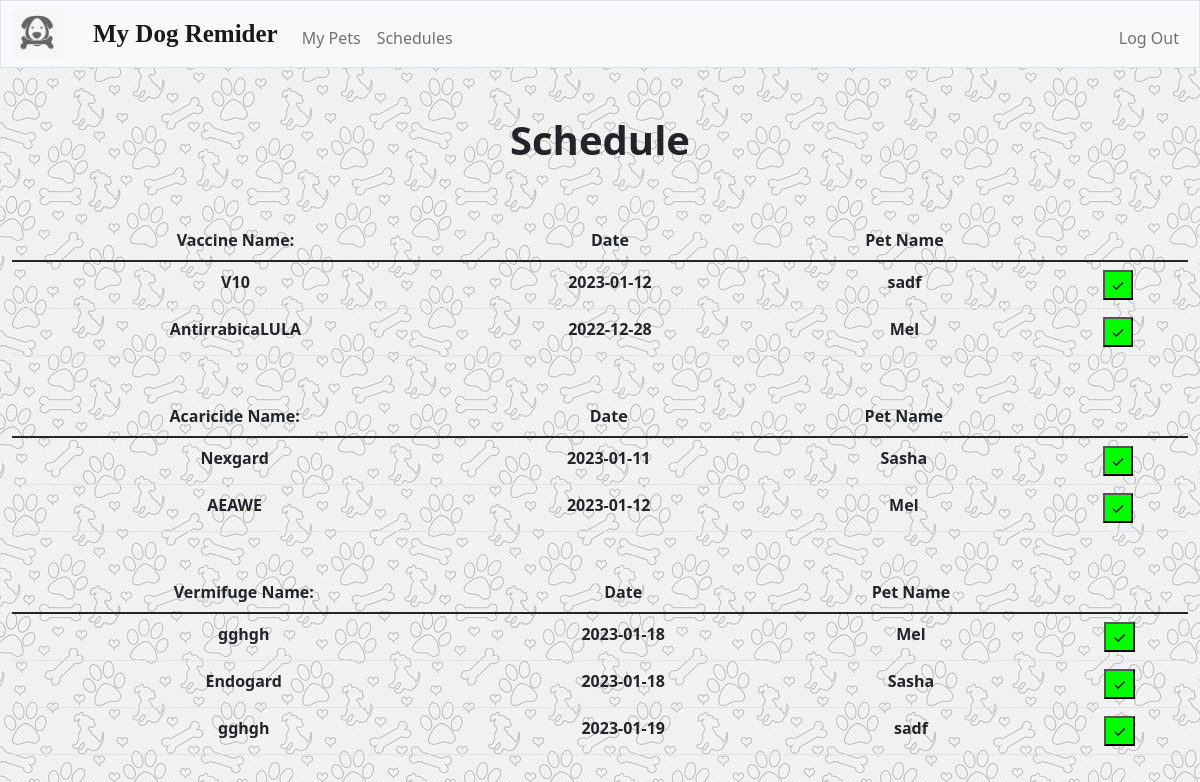
/petmenu (signed in), run on the app's committed database.
### tables this page shows
CREATE TABLE vaccines (user_id INTEGER, pet_id INTEGER, vaccinename TEXT, nextvaccine DATETIME, 'name' REAL, 'id'  INTEGER PRIMARY KEY  , FOREIGN KEY (pet_id) REFERENCES pets(id), FOREIGN KEY (user_id) REFERENCES users(id));

CREATE TABLE acaricides (user_id INTEGER, pet_id INTEGER, acaricidename TEXT, nextacaricide DATETIME, name TEXT, 'id'  INTEGER PRIMARY KEY, FOREIGN KEY (pet_id) REFERENCES pets(id), FOREIGN KEY (user_id) REFERENCES users(id));

CREATE TABLE vermifuges (user_id INTEGER, pet_id INTEGER, vermifugename TEXT, nextvermifuge DATETIME, name TEXT, 'id'  INTEGER PRIMARY KEY, FOREIGN KEY (pet_id) REFERENCES pets(id), FOREIGN KEY (user_id) REFERENCES users(id));

### app.py (the view)
@app.route("/petmenu", methods=["GET", "POST"])
@login_required
def petmenu():
    user_id = session["user_id"]
    pet_id = db.execute("SELECT id FROM pets WHERE user_id = ?", user_id)
    if request.method == "POST":
        id_acaricide = request.form.get("id_acaricide")
        id_vaccine = request.form.get("id_vaccine")
        id_vermifuge = request.form.get("id_vermifuge")
        if id_acaricide:
            db.execute("DELETE FROM acaricides WHERE id = ?", id_acaricide)
            return redirect("petmenu")
        if id_vaccine:
            db.execute("DELETE FROM vaccines WHERE id = ?", id_vaccine)
            return redirect("petmenu")
        if id_vermifuge:
            db.execute("DELETE FROM vermifuges WHERE id = ?", id_vermifuge)
            return redirect("petmenu")
    else:
        vaccine_list = db.execute("SELECT * FROM vaccines WHERE user_id = ?", user_id)
        acaricide_list = db.execute("SELECT * FROM acaricides WHERE user_id = ?", user_id)
        vermifuge_list = db.execute("SELECT * FROM vermifuges WHERE user_id = ?", user_id)
        return render_template("petmenu.html", vaccine_list=vaccine_list, acaricide_list=acaricide_list, vermifuge_list=vermifuge_list)

### app.py (called while the page is built)
@app.after_request #TIRAR SE NAO SERVIR DE NADA
def after_request(response):
    response.headers["Cache-Control"] = "no-cache, no-store, must-revalidate"
    response.headers["Expires"] = 0
    response.headers["Pragma"] = "no-cache"
    return response

### helpers.py (called while the page is built)
def login_required(f):
    @wraps(f)
    def decorated_function(*args, **kwargs):
        if session.get("user_id") is None:
            return redirect("/login")
        return f(*args, **kwargs)
    return decorated_function

### templates/petmenu.html (shortened to what this page needs)
{% extends "layout.html" %}
{% block main %}
<div class = menu>
<h1><b>Schedule</b></h1>
    <br>
    <div class = menu>
        <br>
        <table class="table">
            <thead>
              <tr>
                <th scope="col">Vaccine Name:</th>
                <th scope="col">Date</th>
                <th scope="col">Pet Name</th>
              </tr>
            </thead>
            <tbody>
            {% for vaccines in vaccine_list %}
              <tr>
                <th scope="row">{{vaccines.vaccinename}}</th>
                <td><b>{{vaccines.nextvaccine}}</b></td>
                <td><b>{{vaccines.name}}</b></td>
                <td>
                  <form action="/petmenu" method="post">
                      <input type="submit" class="done_btn" style="background-color: #00ff00" value="✓">
                  </form>
              </td>
            {% endfor %}
              </tr>
            </tbody>
          </table>
    </div>
    <div class = menu>
        <br>
        <table class="table">
            <thead>
              <tr>
                <th scope="col">Acaricide Name:</th>
                <th scope="col">Date</th>
                <th scope="col">Pet Name</th>
              </tr>
            </thead>
            <tbody>
            {% for acaricides in acaricide_list %}
              <tr>
                <th scope="row">{{acaricides.acaricidename}}</th>
                <td><b>{{acaricides.nextacaricide}}</b></td>
                <td><b>{{acaricides.name}}</b></td>
                <td>
                  <form action="/petmenu" method="post">
                      <input type="submit" class="done_btn" style="background-color: #00ff00" value="✓">
                  </form>
              </td>
            {% endfor %}
              </tr>
            </tbody>
          </table>
    </div>
</div>
<br>
<table class="table">
    <thead>
      <tr>
        <th scope="col">Vermifuge Name:</th>
        <th scope="col">Date</th>
        <th scope="col">Pet Name</th>
      </tr>
    </thead>
    <tbody>
    {% for vermifuges in vermifuge_list %}
      <tr>
        <th scope="row">{{vermifuges.vermifugename}}</th>
        <td><b>{{vermifuges.nextvermifuge}}</b></td>
        <td><b>{{vermifuges.name}}</b></td>
        <td>
          <form action="/petmenu"  method="post">
              <input type="submit" class="done_btn" style="background-color: #00ff00" value="✓">
          </form>
      </td>
    {% endfor %}
      </tr>
    </tbody>
  </table>
{% endblock %}

### static/styles.css (style rules this page uses)
body { background-image: url("background.jpg"); }

### data on the page
vaccines: vaccinename "V10", nextvaccine "2023-01-12", name "sadf"
vaccines: vaccinename "AntirrabicaLULA", nextvaccine "2022-12-28", name "Mel"
acaricides: acaricidename "Nexgard", nextacaricide "2023-01-11", name "Sasha"
acaricides: acaricidename "AEAWE", nextacaricide "2023-01-12", name "Mel"
vermifuges: vermifugename "gghgh", nextvermifuge "2023-01-18", name "Mel"
vermifuges: vermifugename "Endogard", nextvermifuge "2023-01-18", name "Sasha"
vermifuges: vermifugename "gghgh", nextvermifuge "2023-01-19", name "sadf"
